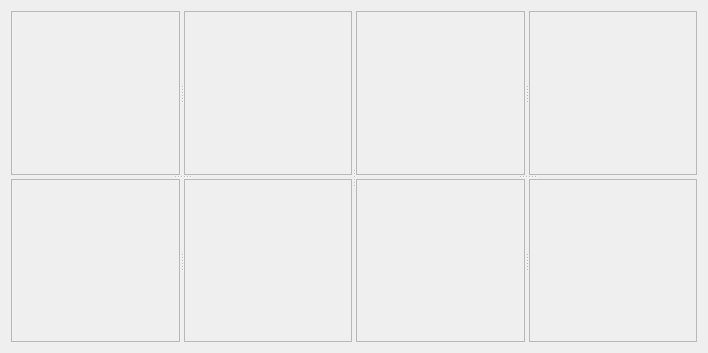
<?xml version="1.0" encoding="UTF-8"?>
<ui version="4.0">
 <class>MultiWindowViewWidget</class>
 <widget class="QWidget" name="MultiWindowViewWidget">
  <property name="geometry">
   <rect>
    <x>0</x>
    <y>0</y>
    <width>708</width>
    <height>353</height>
   </rect>
  </property>
  <property name="sizePolicy">
   <sizepolicy hsizetype="Expanding" vsizetype="Expanding">
    <horstretch>0</horstretch>
    <verstretch>0</verstretch>
   </sizepolicy>
  </property>
  <property name="windowTitle">
   <string>Form</string>
  </property>
  <layout class="QVBoxLayout" name="verticalLayout">
   <item>
    <widget class="QSplitter" name="level1VSplitter">
     <property name="orientation">
      <enum>Qt::Horizontal</enum>
     </property>
     <widget class="QSplitter" name="level2HSplitterLeft">
      <property name="orientation">
       <enum>Qt::Vertical</enum>
      </property>
      <widget class="QSplitter" name="level3VSplitterLeftUp">
       <property name="orientation">
        <enum>Qt::Horizontal</enum>
       </property>
       <widget class="QFrame" name="frameLeftUpLeft">
        <property name="frameShape">
         <enum>QFrame::StyledPanel</enum>
        </property>
        <property name="frameShadow">
         <enum>QFrame::Raised</enum>
        </property>
        <layout class="QVBoxLayout" name="verticalLayout_3"/>
       </widget>
       <widget class="QFrame" name="frameLeftUpRight">
        <property name="frameShape">
         <enum>QFrame::StyledPanel</enum>
        </property>
        <property name="frameShadow">
         <enum>QFrame::Raised</enum>
        </property>
        <layout class="QVBoxLayout" name="verticalLayout_4"/>
       </widget>
      </widget>
      <widget class="QSplitter" name="level3VSplitterLeftDown">
       <property name="orientation">
        <enum>Qt::Horizontal</enum>
       </property>
       <widget class="QFrame" name="frameLeftDownLeft">
        <property name="frameShape">
         <enum>QFrame::StyledPanel</enum>
        </property>
        <property name="frameShadow">
         <enum>QFrame::Raised</enum>
        </property>
        <layout class="QVBoxLayout" name="verticalLayout_7"/>
       </widget>
       <widget class="QFrame" name="frameLeftDownRight">
        <property name="frameShape">
         <enum>QFrame::StyledPanel</enum>
        </property>
        <property name="frameShadow">
         <enum>QFrame::Raised</enum>
        </property>
        <layout class="QVBoxLayout" name="verticalLayout_5"/>
       </widget>
      </widget>
     </widget>
     <widget class="QSplitter" name="level2HSplitterRight">
      <property name="orientation">
       <enum>Qt::Vertical</enum>
      </property>
      <widget class="QSplitter" name="level3VSplitterRightUp">
       <property name="orientation">
        <enum>Qt::Horizontal</enum>
       </property>
       <widget class="QFrame" name="frameRightUpLeft">
        <property name="frameShape">
         <enum>QFrame::StyledPanel</enum>
        </property>
        <property name="frameShadow">
         <enum>QFrame::Raised</enum>
        </property>
        <layout class="QVBoxLayout" name="verticalLayout_11"/>
       </widget>
       <widget class="QFrame" name="frameRightUpRight">
        <property name="frameShape">
         <enum>QFrame::StyledPanel</enum>
        </property>
        <property name="frameShadow">
         <enum>QFrame::Raised</enum>
        </property>
        <layout class="QVBoxLayout" name="verticalLayout_12"/>
       </widget>
      </widget>
      <widget class="QSplitter" name="level3VSplitterRightDown">
       <property name="orientation">
        <enum>Qt::Horizontal</enum>
       </property>
       <widget class="QFrame" name="frameRightDownLeft">
        <property name="frameShape">
         <enum>QFrame::StyledPanel</enum>
        </property>
        <property name="frameShadow">
         <enum>QFrame::Raised</enum>
        </property>
        <layout class="QVBoxLayout" name="verticalLayout_13"/>
       </widget>
       <widget class="QFrame" name="frameRightDownRight">
        <property name="frameShape">
         <enum>QFrame::StyledPanel</enum>
        </property>
        <property name="frameShadow">
         <enum>QFrame::Raised</enum>
        </property>
        <layout class="QVBoxLayout" name="verticalLayout_14"/>
       </widget>
      </widget>
     </widget>
    </widget>
   </item>
  </layout>
 </widget>
 <resources/>
 <connections/>
</ui>
